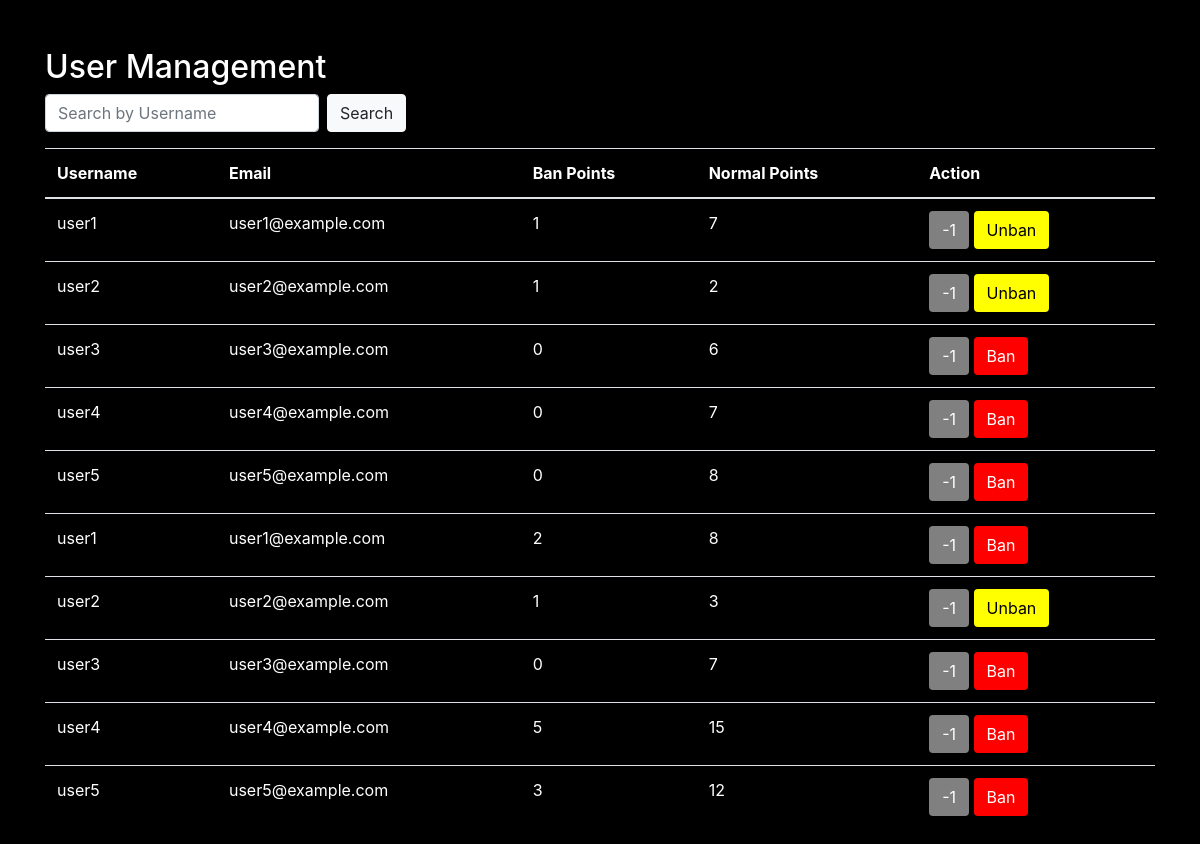
Screenshot of /adminpanel/userBan.php with the database file from the repository.
### tables this page shows
CREATE TABLE `users` (
  `user_id` int(11) NOT NULL,
  `username` varchar(255) NOT NULL,
  `email` varchar(255) NOT NULL,
  `ban_points` int(11) DEFAULT 0,
  `normal_points` int(11) DEFAULT 0
);

### adminpanel/userBan.php (the view, shortened to what this page needs)
<?php
include_once "./config/dbconnect.php";
$search = isset($_GET['search']) ? $conn->real_escape_string($_GET['search']) : '';
$sql = "SELECT user_id, username, email, COALESCE(ban_points, 0) as ban_points, COALESCE(normal_points, 0) as normal_points
        FROM users
        WHERE username LIKE '%$search%'";
$result = $conn->query($sql);
?>
<!DOCTYPE html>
<html lang="en">
<head>
    <link rel="stylesheet" href="https://stackpath.bootstrapcdn.com/bootstrap/4.3.1/css/bootstrap.min.css">
</head>
<body>
<div class="container mt-5">
    <h2>User Management</h2>
    <form class="form-inline mb-3">
        <input class="form-control mr-sm-2" type="text" placeholder="Search by Username" name="search">
        <button class="btn btn-light" type="submit">Search</button>
    </form>
    <table class="table">
        <thead>
        <tr>
            <th>Username</th>
            <th>Email</th>
            <th>Ban Points</th>
            <th>Normal Points</th>
            <th>Action</th>
        </tr>
        </thead>
        <tbody>
        <?php
        if ($result->num_rows > 0) {
            while ($row = $result->fetch_assoc()) {
                ?>
                <tr>
                    <td><?= $row['username'] ?></td>
                    <td><?= $row['email'] ?></td>
                    <td class="ban-points"><?= $row['ban_points'] ?></td>
                    <td class="normal-points"><?= $row['normal_points'] ?></td>
                    <td>
                        <button class="btn btn-subtract" onclick="subtractNormalPoint(<?= $row['user_id'] ?>)">-1</button>
                        <?php
                        if ($row['ban_points'] == 1) {
                            echo '<button class="btn btn-unban" onclick="updateBanStatus(' . $row['user_id'] . ', 0)">Unban</button>';
                        } else {
                            echo '<button class="btn btn-ban" onclick="updateBanStatus(' . $row['user_id'] . ', 1)">Ban</button>';
                        }
                        ?>
                    </td>
                </tr>
                <?php
            }
        } else {
            echo "<tr><td colspan='5'>No users found</td></tr>";
        }
        ?>
        </tbody>
    </table>
</div>
</body>
</html>

### adminpanel/userBan.php (style rules this page uses)
.btn-subtract { background-color: grey; color: white; }
.btn-ban { background-color: red; color: white; }
.btn-unban { background-color: yellow; color: black; }
body { background-color: black; color: white; }
table { background-color: black; color: white; }
td, th { color: white; }

### rows the page displays
users: username "user1", email "user1@example.com", ban_points "1", normal_points "7"
users: username "user2", email "user2@example.com", ban_points "1", normal_points "2"
users: username "user3", email "user3@example.com", ban_points "0", normal_points "6"
users: username "user4", email "user4@example.com", ban_points "0", normal_points "7"
users: username "user5", email "user5@example.com", ban_points "0", normal_points "8"
users: username "user1", email "user1@example.com", ban_points "2", normal_points "8"
users: username "user2", email "user2@example.com", ban_points "1", normal_points "3"
users: username "user3", email "user3@example.com", ban_points "0", normal_points "7"
users: username "user4", email "user4@example.com", ban_points "5", normal_points "15"
users: username "user5", email "user5@example.com", ban_points "3", normal_points "12"
